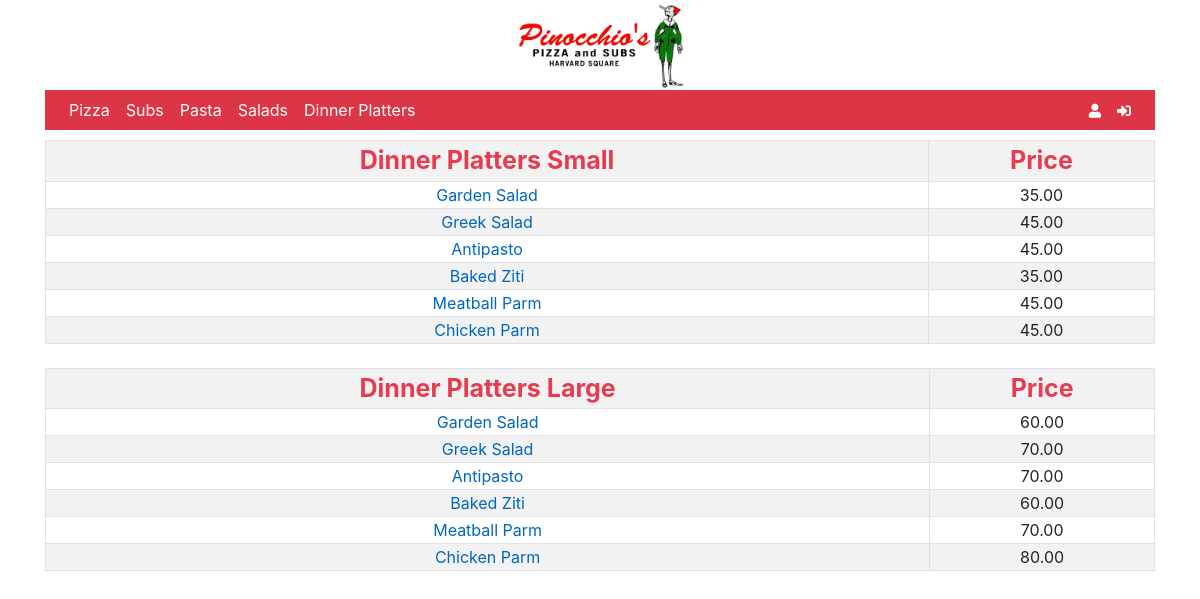
The page /menu_dinner_platters on the database its author committed.
### orders/models.py (models this page shows, shortened)
class Food(models.Model):
    name = models.CharField(max_length=64, verbose_name="Food")
    category = models.ForeignKey(Category, on_delete=models.CASCADE, related_name='food_category')
    size = models.ForeignKey(Size, on_delete=models.CASCADE, related_name='food_size', blank=True, null=True)
    type = models.ForeignKey(PizzaType, on_delete=models.CASCADE, related_name='pizza_type', blank=True, null=True)
    select_toppings = models.ForeignKey(ToppingNumber, on_delete=models.CASCADE, related_name='pizza_topping_number',
                                        blank=True, null=True)
    price = models.ForeignKey(Price, on_delete=models.CASCADE, related_name='food_price')
    extra = models.BooleanField(default=False)

class Price(models.Model):
    price = models.DecimalField(max_digits=6, decimal_places=2)
    def __str__(self):
        return f"{self.price}"

### orders/views.py (the view)
# urls.py: path("menu_dinner_platters", views.menu_dinner_platters, name="menu_dinner_platters"),
def menu_dinner_platters(request):
    username = request.user.username
    context = {
        "dinner_platters_small": Food.objects.filter(category__name__icontains="Dinner Platters").
            filter(size__size__icontains="Small"),
        "dinner_platters_large": Food.objects.filter(category__name__icontains="Dinner Platters").
            filter(size__size__icontains="Large"),
        "cart_count": cart_count(username)
    }
    return render(request, "orders/menu_dinner_platters.html", context)

### orders/views.py (called while the page is built)
def cart_count(username):
    try:
        cart1 = OrderNumber.objects.get(username=username, in_cart=True)
    except OrderNumber.MultipleObjectsReturned:
        raise Http404("More than one cart found.")
    except OrderNumber.DoesNotExist:
        return 0
    else:
        return cart1.order_items.exclude(extra=True).count()

### orders/templates/orders/menu_dinner_platters.html (shortened to what this page needs)
{% extends 'orders/base.html' %}
{% block content %}
    <table class="table-striped table-bordered table-hover table-condensed col-sm-12">
        <th class="text-center">Dinner Platters Small</th><th class="text-center">Price</th>
        {% for dinner_platters_small in dinner_platters_small %}
            <tr>
                <td class="text-center"><a href="{% url 'dinner_platters' dinner_platters_small.id %}">{{ dinner_platters_small.name }}</a></td><td class="text-center">
                {{ dinner_platters_small.price }}</td>
            </tr>
        {% endfor %}
    </table>
    <br>
    <table class="table-striped table-bordered table-hover table-condensed col-sm-12">
        <th class="text-center">Dinner Platters Large</th><th class="text-center">Price</th>
        {% for dinner_platters_large in dinner_platters_large %}
            <tr>
                <td class="text-center"><a href="{% url 'dinner_platters' dinner_platters_large.id %}">
                    {{ dinner_platters_large.name }}</a>
                </td>
                <td class="text-center">{{ dinner_platters_large.price }}</td>
            </tr>
            {% endfor %}
    </table>
{% endblock %}

### orders/static/orders/css/style.css (style rules this page uses)
a { color: #0066c0!important; }
table, td, th { text-align: center; }
th { font-size: 25px; color: #e73c50; }
#cart table, td, th { text-align: left; }

### rows shown on the page
Food: name "Garden Salad", price "35.00"
Food: name "Greek Salad", price "45.00"
Food: name "Antipasto", price "45.00"
Food: name "Baked Ziti", price "35.00"
Food: name "Meatball Parm", price "45.00"
Food: name "Chicken Parm", price "45.00"
Food: name "Garden Salad", price "60.00"
Food: name "Greek Salad", price "70.00"
Food: name "Antipasto", price "70.00"
Food: name "Baked Ziti", price "60.00"
Food: name "Meatball Parm", price "70.00"
Food: name "Chicken Parm", price "80.00"
